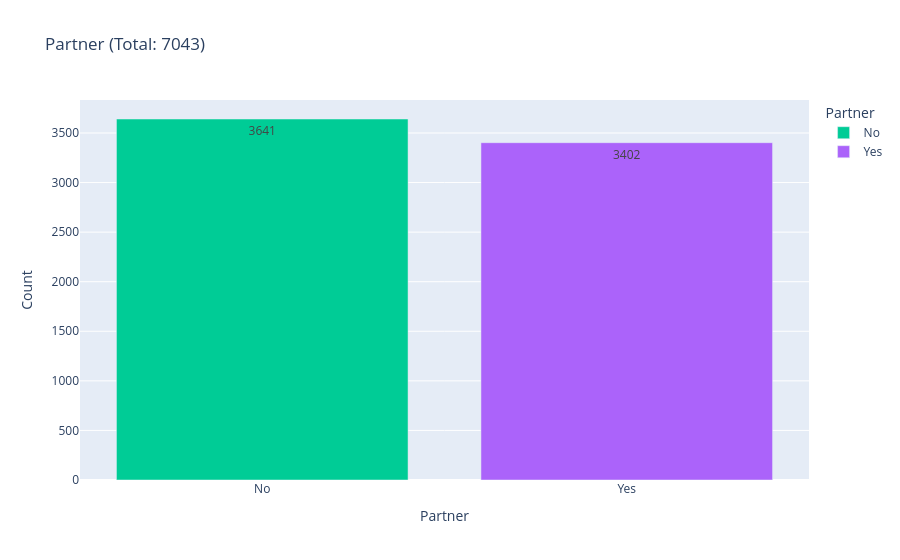

This figure's notebook cell:
### Code cell
# Prepare data
Partner_counts = df['Partner'].value_counts().reset_index()
Partner_counts.columns = ['Partner', 'Count']

# Create bar chart
fig = px.bar(Partner_counts, 
             x='Partner', 
             y='Count',
             color='Partner',
             text='Count', # Shows the number directly on the bar
             title=f'Partner (Total: {df.shape[0]})',
             color_discrete_map={'Female': 'pink', 'Male': 'blue'}) # Optional colors

fig.update_traces(textposition='auto')
# Mögliche Position
# Hier änderst du die Position: 'inside', 'outside' oder 'auto'
fig.show()

### Figure 1 — Plotly figure (JSON) as saved in the notebook; plotly's stock layout.template omitted (floating-point values rounded to 4 significant figures)
{"data": [{"hovertemplate": "Partner=%{x}<br>Count=%{text}<extra></extra>", "legendgroup": "No", "marker": {"color": "#00cc96", "pattern": {"shape": ""}}, "name": "No", "orientation": "v", "showlegend": true, "text": [3641.0], "textposition": "auto", "type": "bar", "x": ["No"], "xaxis": "x", "y": [3641], "yaxis": "y"}, {"hovertemplate": "Partner=%{x}<br>Count=%{text}<extra></extra>", "legendgroup": "Yes", "marker": {"color": "#ab63fa", "pattern": {"shape": ""}}, "name": "Yes", "orientation": "v", "showlegend": true, "text": [3402.0], "textposition": "auto", "type": "bar", "x": ["Yes"], "xaxis": "x", "y": [3402], "yaxis": "y"}], "layout": {"barmode": "relative", "legend": {"title": {"text": "Partner"}, "tracegroupgap": 0}, "title": {"text": "Partner (Total: 7043)"}, "xaxis": {"anchor": "y", "categoryarray": ["No", "Yes"], "categoryorder": "array", "domain": [0, 1], "title": {"text": "Partner"}}, "yaxis": {"anchor": "x", "domain": [0, 1], "title": {"text": "Count"}}}}
